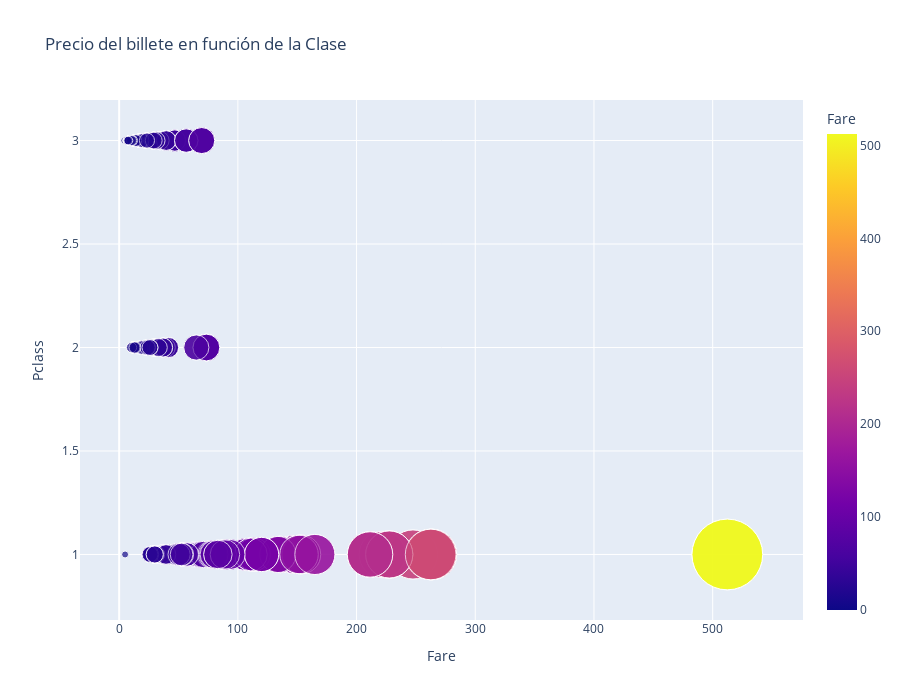

Source (notebook cell):
### Markdown cell above
#### Grafico de Precio billete en función de la clase

### Code cell
# Creamos gráfico Scatters (dispersión ) teniendo en cuenta el precio de los billetes y la clase. Añadimos la opción de burbujas más grandes en función del precio
fig = px.scatter(df, y='Pclass', x='Fare', color='Fare', template='plotly', width=900, height=700, size='Fare', size_max=50, title='Precio del billete en función de la Clase')
fig.show()

### Figure 1 — Plotly figure (JSON) as saved in the notebook; plotly's stock layout.template omitted (floating-point values rounded to 4 significant figures; data arrays with more than 128 entries replaced by an {"elided": "..."} marker saying what was removed)
{"data": [{"hovertemplate": "Fare=%{marker.color}<br>Pclass=%{y}<extra></extra>", "legendgroup": "", "marker": {"color": {"elided": "891 float values"}, "coloraxis": "coloraxis", "size": {"elided": "891 float values"}, "sizemode": "area", "sizeref": 0.2049, "symbol": "circle"}, "mode": "markers", "name": "", "orientation": "v", "showlegend": false, "type": "scatter", "x": {"elided": "891 float values"}, "xaxis": "x", "y": {"elided": "891 int values"}, "yaxis": "y"}], "layout": {"coloraxis": {"colorbar": {"title": {"text": "Fare"}}, "colorscale": [[0, "#0d0887"], [0.1111, "#46039f"], [0.2222, "#7201a8"], [0.3333, "#9c179e"], [0.4444, "#bd3786"], [0.5556, "#d8576b"], [0.6667, "#ed7953"], [0.7778, "#fb9f3a"], [0.8889, "#fdca26"], [1, "#f0f921"]]}, "height": 700, "legend": {"itemsizing": "constant", "tracegroupgap": 0}, "title": {"text": "Precio del billete en función de la Clase"}, "width": 900, "xaxis": {"anchor": "y", "domain": [0, 1], "title": {"text": "Fare"}}, "yaxis": {"anchor": "x", "domain": [0, 1], "title": {"text": "Pclass"}}}}
